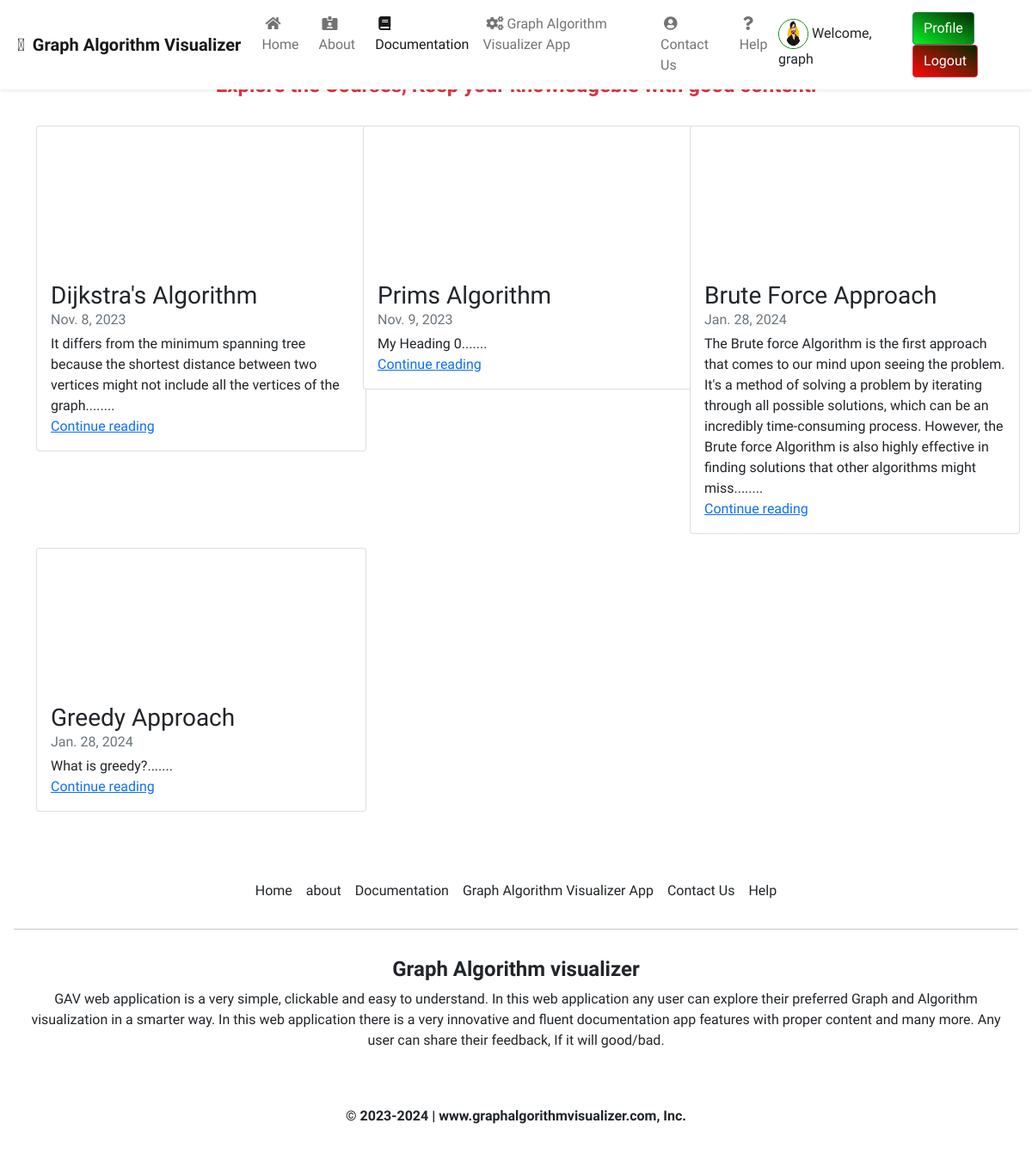
Page /documentation/ (signed in) on the earlier database version.
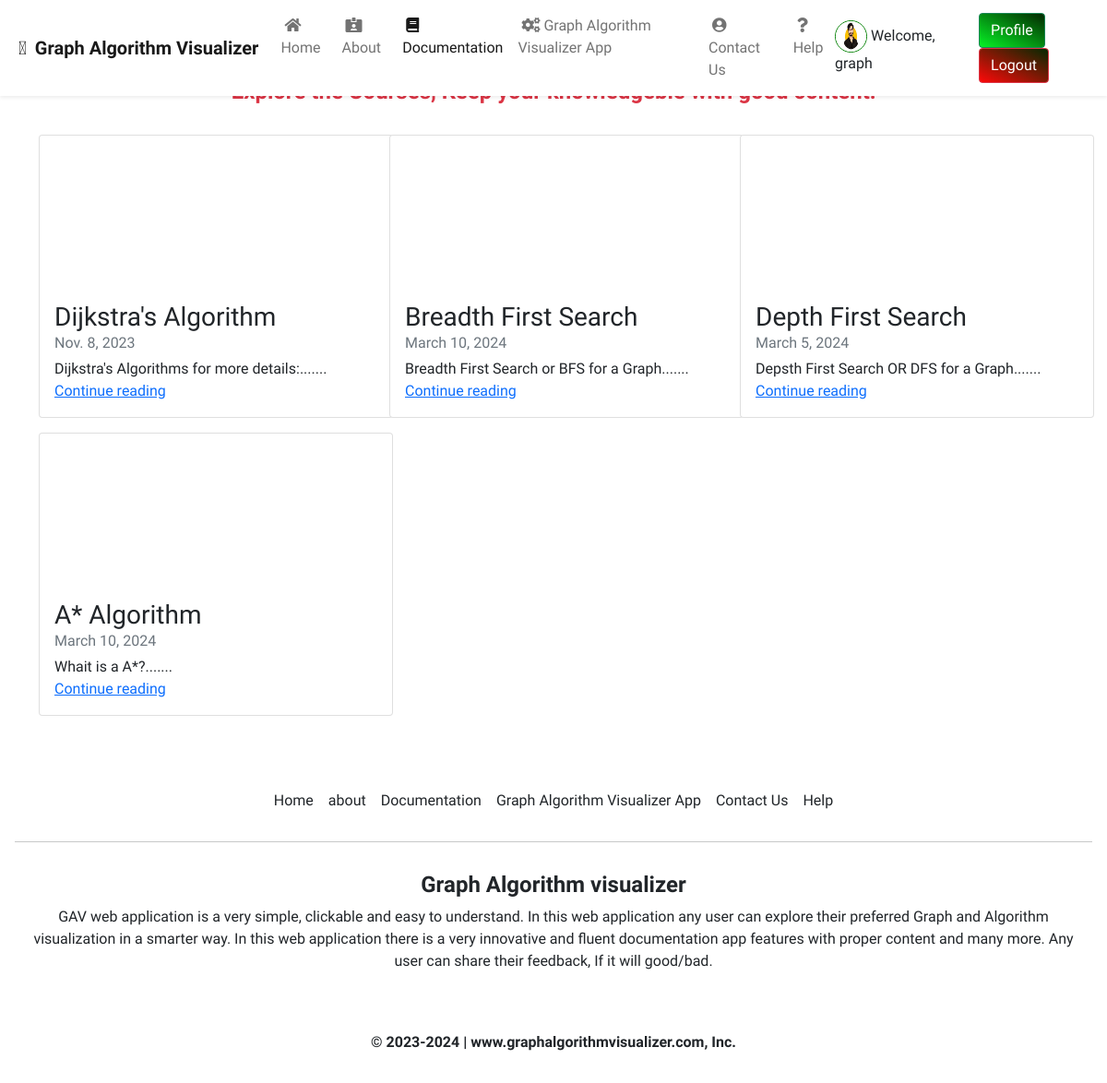
Same page on the later database version.
### documentation/models.py (models this page shows, shortened)
class DocumentPost(models.Model):
    docpost_id = models.AutoField(primary_key=True)
    title = models.CharField(max_length=50)
    videoUrl = EmbedVideoField()
    head0 = models.CharField(max_length=500, default="")
    chead0 = models.CharField(max_length=5000, default="")
    head1 = models.CharField(max_length=500, default="")
    chead1 = models.CharField(max_length=5000, default="")
    head2 = models.CharField(max_length=500, default="")
    chead2 = models.CharField(max_length=5000, default="")
    pub_date = models.DateField(max_length=30)
    thumbnail = models.ImageField(upload_to="documentation/images", default="")

### documentation/views.py (the view)
# urls.py: path('', views.index, name="index"),
def index(request):
    myposts = DocumentPost.objects.all()
    return render(request,"index.html", {'myposts': myposts})

### documentation/templates/index.html (shortened to what this page needs)
{% extends 'base.html' %}
{% load embed_video_tags %}
{% load static %}
{% block documentationactive %}
  active
{% endblock %}
{% block body %}
  {% load static %}
  <div class="container" style="margin-top: 85px;">
    <h4 class="text-center text-danger mb-4"><strong>Explore the Courses, Keep your knowledgeble with good content!</strong></h4>
    <div class="row">
      {% for item in myposts %}
        <div class="col-md-4">
          <div class="card my-2" style="width: 24rem;">
            <div class="ratio ratio-21x9">
              </div>
            <div class="card-body">
                <h3 class="mb-0">{{item.title}}</h3>
                <div class="mb-1 text-muted">{{item.pub_date}}</div>
                <p class="card-text mb-auto">{{item.head0}}.......</p>
                <a href="docpostfe/{{item.docpost_id}}" class="stretched-link mt-auto">Continue reading</a>
            </div>
          </div>
        </div>
      {% endfor %}
    </div>
  </div>
{% endblock %}

### GAVApp/templates/base.html (shortened to what this page needs)
<!doctype html>
<html lang="en">
<head>
  <link href="https://cdn.jsdelivr.net/npm/bootstrap@5.1.3/dist/css/bootstrap.min.css" rel="stylesheet">
  <link rel="stylesheet" href="https://pro.fontawesome.com/releases/v5.10.0/css/all.css"
 />
  <link rel="stylesheet" href="https://stackpath.bootstrapcdn.com/bootstrap/4.5.2/css/bootstrap.min.css"
>
    <link rel="stylesheet" href="https://cdnjs.cloudflare.com/ajax/libs/font-awesome/4.7.0/css/font-awesome.min.css">
    <link href="https://cdn.jsdelivr.net/npm/bootstrap@5.0.0-beta1/dist/css/bootstrap.min.css" rel="stylesheet"
>
  {% load static %}
  <link rel="stylesheet" href="{% static 'css/home.css' %}">
  <link rel="stylesheet" type="text/css" href="{% static 'css/styles/pathfinding.css' %}"/>
</head>
<body style="bg-light">
  {% load static %}
  <nav class="navbar navbar-expand-lg navbar-light bg-white fixed-top shadow-sm top-0">
    <a class="navbar-brand" href="/"><i class="fad fa-cogs mx-1"></i><strong> Graph Algorithm Visualizer</strong></a>
    <div class="collapse navbar-collapse" id="navbarSupportedContent">
      <ul class="navbar-nav mr-auto ">
        <li class="nav-item {% block homeactive %}  {% endblock homeactive %}">
          <a class="nav-link focus" href="/"><i class="fas fa-home mx-1"></i>Home <span class="sr-only">(current)</span></a>
        </li>
        <li class="nav-item {% block aboutactive %}  {% endblock aboutactive %}">
          <a class="nav-link focus" href="/about"><i class="fas fa-id-card-alt mx-1"></i>About</a>
        </li>
         <li class="nav-item {% block documentationactive %}  {% endblock documentationactive %}">
          <a class="nav-link focus" href="/documentation"><i class="fas fa-book mx-1"></i>Documentation</a>
        </li>
         <li class="nav-item {% block GAVmoduleactive %}  {% endblock GAVmoduleactive %}">
          <a class="nav-link focus" href="/GAVModule"><i class="fas fa-cogs mx-1"></i>Graph Algorithm Visualizer App</a>
        </li>
        <li class="nav-item {% block contactactive %}  {% endblock contactactive %} ">
          <a class="nav-link focus" href="/contact"><i class="fas fa-user-circle mx-1"></i>Contact Us</a>
        </li>
        <li class="nav-item {% block helpactive %}  {% endblock helpactive %} ">
          <a class="nav-link focus" href="/help"><i class="fas fa-question mx-1"></i>Help</a>
        </li>
      </ul>
      <div class="ml-auto form-inline ">
         {% if user.is_authenticated %}
        <ul class="navbar-nav mr-2">
          <li class="nav-item" style="margin-right: 40px; margin-top: 8px;">
            <img class="avatar" src='{% static "GAVApp/img/av1.jpg" %}'
                > Welcome, {{user}}
          </li>
          <li>
            <a href="/profile"><button type="button" class="btn btn-success btn-md acc-btn" style="background-image: linear-gradient(to top right, rgb(6 242 37), rgb(4, 41, 1));">Profile</button></a>
            <a href="/logout"><button type="button" class="btn btn-danger btn-md acc-btn" style="background-image: linear-gradient(to top right, rgb(253 9 9), rgb(4, 41, 1)); color: #fff;">Logout</button></a>
          </li>
        </ul>
      </div>
      {% else %}
      <a href="/login1" class="btn mx-2 text-light" role="button" data-toggle="tooltip" data-placement="top"
      title="Sign In" style="background-image: linear-gradient(to top right, rgb(6 242 37), rgb(4, 41, 1));">Login <i class="fas fa-sign-in-alt"></i></a>
      {% endif %}
    </div>
  </nav>
  {% block body %} {% endblock body %}
  <footer class="p-3 bg-white-low mt-5 shadow-2-strong">
    <ul class="nav justify-content-center pb-2">
        <li class="nav-item focus"><a href="/" class="nav-link px-2
                text-dark">Home</a></li>
        <li class="nav-item focus"><a href="/about" class="nav-link px-2
                text-dark">about</a></li>
                <li class="nav-item focus"><a href="/documentation" class="nav-link
                  px-2 text-dark">Documentation</a></li>
        <li class="nav-item focus"><a href="/GAVModule" class="nav-link
                px-2 text-dark">Graph Algorithm Visualizer App</a></li>
        <li class="nav-item focus"><a href="/contact" class="nav-link
                px-2 text-dark">Contact Us</a></li>
                <li class="nav-item focus"><a href="/help" class="nav-link
                  px-2 text-dark">Help</a></li>
    </ul>
    <hr class="shadow-1-strong">
    <div class="text-center p-3 mx-auto w-100">
        <h4 class="text-center text-dark" style="font-weight:bold ;">Graph Algorithm visualizer</h4>
        <p class="text-dark mt-1">GAV web application is a very simple,
            clickable and
            easy to understand. In this web application any user
            can explore their preferred Graph and Algorithm visualization
            in a smarter way. In this
            web application there is a very innovative and fluent
            documentation app features with proper content and many
            more. Any user can share their feedback, If it will good/bad.</p>
    </div>
</footer>
  <footer class="bg-white p-3 shadow-1-strong">
    <div class="bg-white">
        <span class="text-center">
            <p class="text-dark"><b>© 2023-2024 | www.graphalgorithmvisualizer.com, Inc.</b></p>
        </span>
    </div>
</footer>
</body>
</html>

### GAVApp/static/css/home.css (style rules this page uses)
.avatar { border: 0.5px solid green; vertical-align: middle; width: 35px; height: 35px; border-radius: 50%; }

### GAVApp/static/css/styles/pathfinding.css (style rules this page uses)
* { padding: 0; margin: 0; box-sizing: border-box; }

Differences in the rows shown:
removed DocumentPost: title "Prims Algorithm", pub_date "Nov. 9, 2023", head0 "My Heading 0"
removed DocumentPost: title "Brute Force Approach", pub_date "Jan. 28, 2024", head0 "The Brute force Algorithm is the first approach that comes to our mind upon seeing the problem. It's a method of solving a problem by iterating through all possible solutions, which can be an incredibly time-consuming process. However, the Brute force Algorithm is also highly effective in finding solutions that other algorithms might miss."
removed DocumentPost: title "Greedy Approach", pub_date "Jan. 28, 2024", head0 "What is greedy?"
changed DocumentPost "Dijkstra's Algorithm": head0 "It differs from the minimum spanning tree because the shortest distance between two vertices might not include all the vertices of the graph." → "Dijkstra's Algorithms for more details:"
added DocumentPost: title "Breadth First Search", pub_date "March 10, 2024", head0 "Breadth First Search or BFS for a Graph"
added DocumentPost: title "Depth First Search", pub_date "March 5, 2024", head0 "Depsth First Search OR DFS for a Graph"
added DocumentPost: title "A* Algorithm", pub_date "March 10, 2024", head0 "Whait is a A*?"
